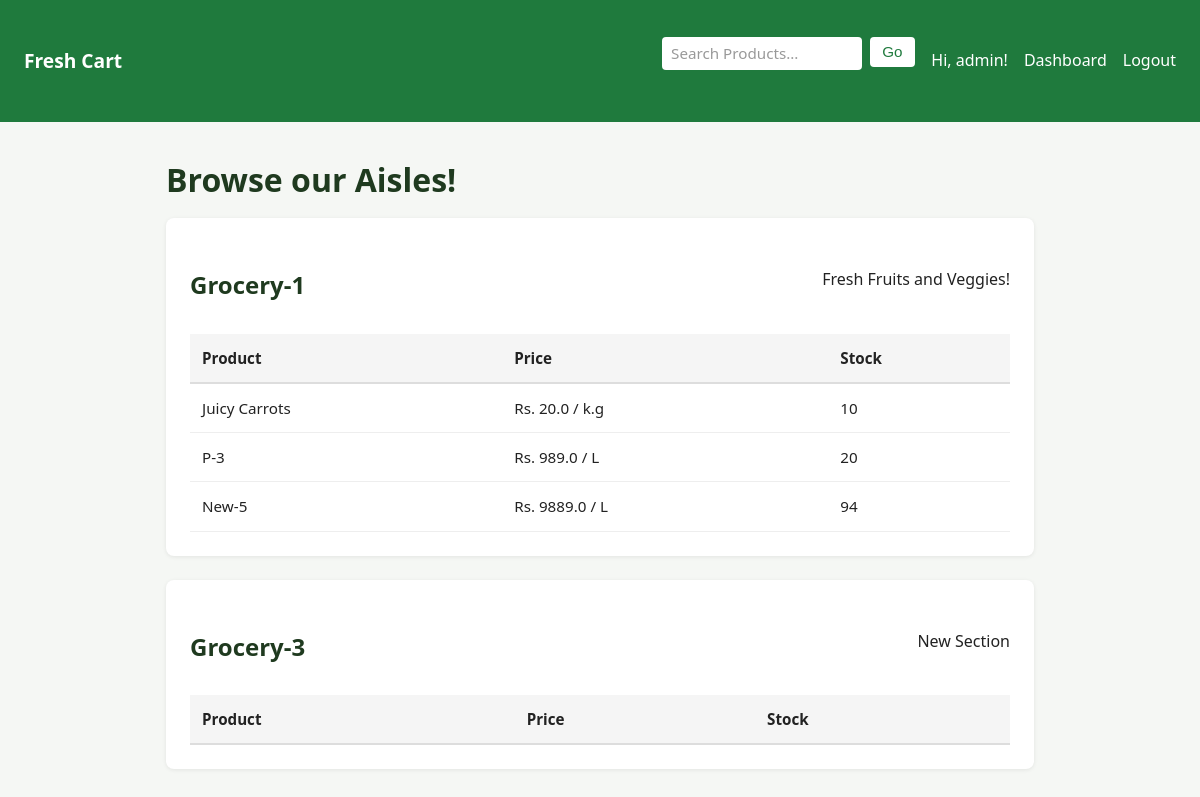
Page / (signed in) on the earlier database version.
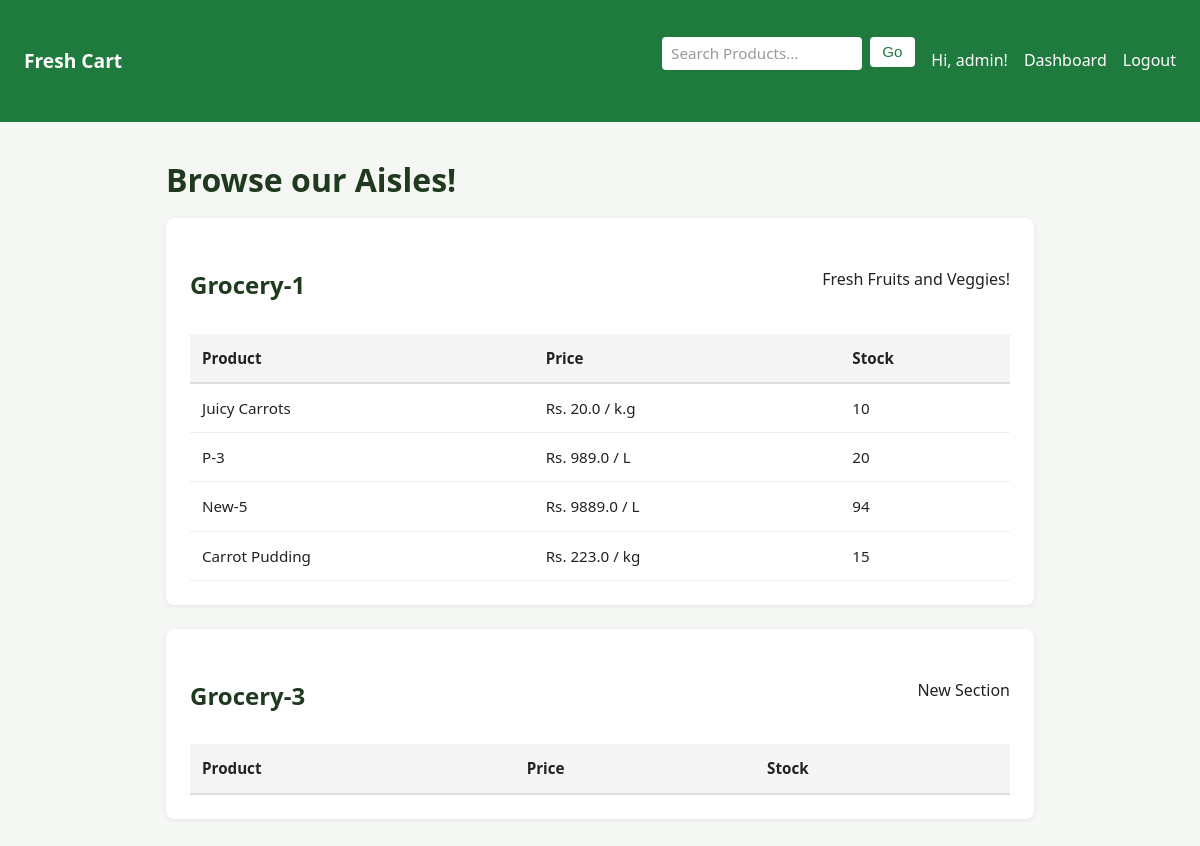
Same page on the later database version.
### models.py (models this page shows)
class Section(db.Model):
    id = db.Column(db.Integer, primary_key=True)
    name = db.Column(db.String(100), nullable=False)
    description = db.Column(db.String(200))
    products = db.relationship('Products', backref='section', cascade="all, delete", lazy=True)

class Products(db.Model):
    id = db.Column(db.Integer, primary_key=True)
    name = db.Column(db.String(100), nullable=False)
    price = db.Column(db.Float, nullable=False)
    units = db.Column(db.String(20))
    stock = db.Column(db.Integer, default=0)
    section_id = db.Column(db.Integer, db.ForeignKey('section.id'), nullable=False)

### app.py (the view)
@app.route('/')
@login_required
def home():
    sections = Section.query.all()
    return render_template('home.html', sections=sections)

### app.py (called while the page is built)
def login_required(f):
    @wraps(f)
    def wrapper(*args, **kwargs):
        if 'user_id' not in session:
            flash("Please Login In First")
            return redirect(url_for('login'))
        return f(*args, **kwargs)
    return wrapper

### templates/home.html
{% extends 'base.html' %} {% block title %}Home | Fresh Cart{% endblock %}
{% block content %}
<h1>Browse our Aisles!</h1>
{% for section in sections %}
<div class="card">
  <div class="card-head">
    <h2>{{ section.name }}</h2>
    <p>{{ section.description }}</p>
  </div>
  <table>
    <tr>
      <th>Product</th>
      <th>Price</th>
      <th>Stock</th>
    </tr>
    {% for product in section.products %}
    <tr>
      <td>{{ product.name }}</td>
      <td>Rs. {{ product.price }} / {{ product.units }}</td>
      <td>{{ product.stock }}</td>
    </tr>
    {% endfor %}
  </table>
</div>
{% else %}
<p>No Sections Yet!</p>
{% endfor %} {% endblock %}

Differences in the rows shown:
added Products: name "Carrot Pudding", price "223.0", units "kg", stock "15", shown under Section "Grocery-1"
